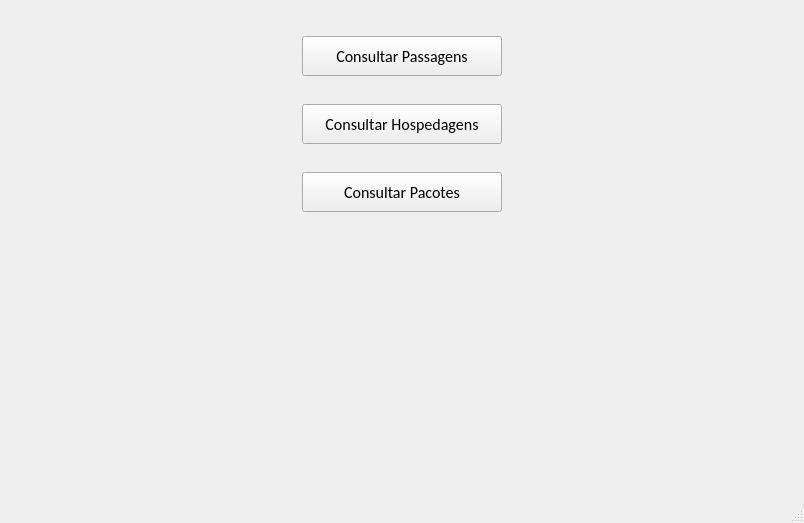
<?xml version="1.0" encoding="UTF-8"?>
<ui version="4.0">
 <class>MainWindow</class>
 <widget class="QMainWindow" name="MainWindow">
  <property name="geometry">
   <rect>
    <x>0</x>
    <y>0</y>
    <width>804</width>
    <height>523</height>
   </rect>
  </property>
  <property name="cursor">
   <cursorShape>ArrowCursor</cursorShape>
  </property>
  <property name="windowTitle">
   <string>MainWindow</string>
  </property>
  <widget class="QWidget" name="centralwidget">
   <widget class="QWidget" name="horizontalLayoutWidget">
    <property name="geometry">
     <rect>
      <x>11</x>
      <y>14</y>
      <width>781</width>
      <height>221</height>
     </rect>
    </property>
    <layout class="QHBoxLayout" name="MainLayout">
     <item>
      <spacer name="horizontalSpacer_Left">
       <property name="orientation">
        <enum>Qt::Horizontal</enum>
       </property>
       <property name="sizeHint" stdset="0">
        <size>
         <width>40</width>
         <height>20</height>
        </size>
       </property>
      </spacer>
     </item>
     <item>
      <layout class="QVBoxLayout" name="verticalLayout" stretch="0,0,0">
       <item>
        <widget class="QPushButton" name="btnGetPlaneTickets">
         <property name="minimumSize">
          <size>
           <width>200</width>
           <height>40</height>
          </size>
         </property>
         <property name="font">
          <font>
           <family>Calibri</family>
           <pointsize>12</pointsize>
          </font>
         </property>
         <property name="text">
          <string>Consultar Passagens</string>
         </property>
        </widget>
       </item>
       <item>
        <widget class="QPushButton" name="btnGetLodgings">
         <property name="minimumSize">
          <size>
           <width>200</width>
           <height>40</height>
          </size>
         </property>
         <property name="font">
          <font>
           <family>Calibri</family>
           <pointsize>12</pointsize>
           <weight>50</weight>
           <bold>false</bold>
           <kerning>false</kerning>
          </font>
         </property>
         <property name="text">
          <string>Consultar Hospedagens</string>
         </property>
        </widget>
       </item>
       <item>
        <widget class="QPushButton" name="btnGetTravelPackages">
         <property name="minimumSize">
          <size>
           <width>200</width>
           <height>40</height>
          </size>
         </property>
         <property name="font">
          <font>
           <family>Calibri</family>
           <pointsize>12</pointsize>
          </font>
         </property>
         <property name="text">
          <string>Consultar Pacotes</string>
         </property>
        </widget>
       </item>
      </layout>
     </item>
     <item>
      <spacer name="horizontalSpacer_Right">
       <property name="orientation">
        <enum>Qt::Horizontal</enum>
       </property>
       <property name="sizeHint" stdset="0">
        <size>
         <width>40</width>
         <height>20</height>
        </size>
       </property>
      </spacer>
     </item>
    </layout>
   </widget>
  </widget>
  <widget class="QStatusBar" name="statusbar"/>
 </widget>
 <tabstops>
  <tabstop>btnGetPlaneTickets</tabstop>
  <tabstop>btnGetLodgings</tabstop>
 </tabstops>
 <resources/>
 <connections/>
</ui>
